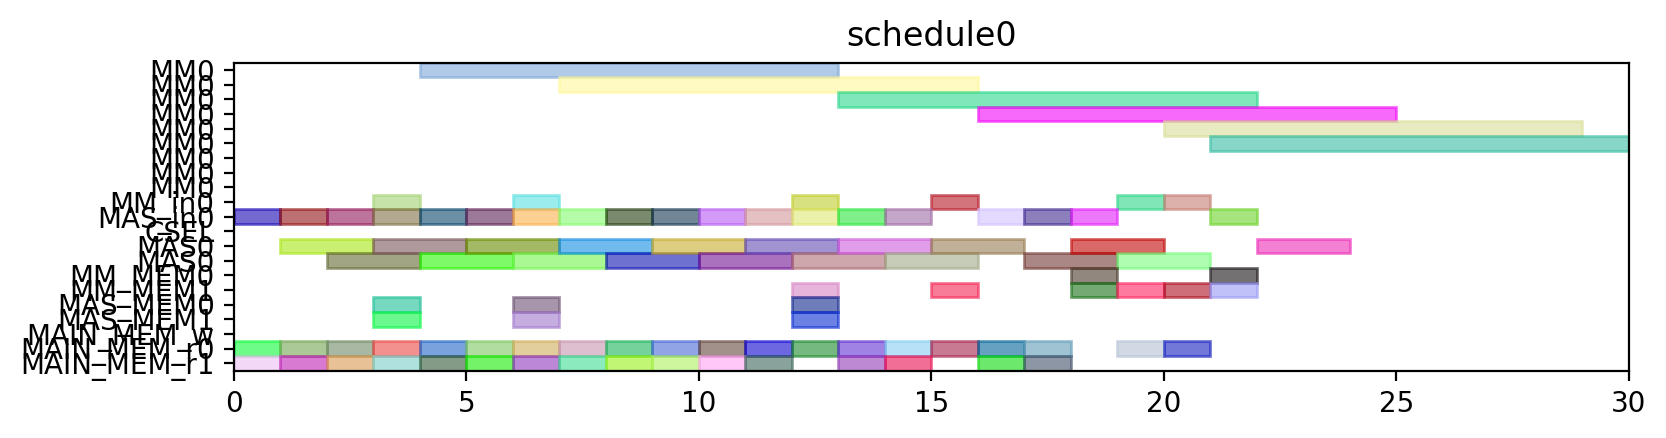

This figure's Python source:
from pyschedule import Scenario, solvers, plotters, alt


def solve():
	horizon = 120
	S = Scenario("schedule0", horizon=horizon)

	# resource
	MM = S.Resources('MM', num=1, size=9)
	MM_in = S.Resources('MM_in', num=1)
	MAS_in = S.Resources('MAS_in', num=1)
	CSEL = S.Resource('CSEL')
	MAS = S.Resources('MAS', num=1, size=2, periods=range(1, horizon))
	MM_MEM = S.Resources('MM_MEM', num=2)
	MAS_MEM = S.Resources('MAS_MEM', num=2)
	MAIN_MEM_w = S.Resource('MAIN_MEM_w', size=1)
	MAIN_MEM_r = S.Resources('MAIN_MEM_r', num=2)

	# result of previous scheduling

	# new tasks
	c_qinv_denom_inv0 = S.Task('c_qinv_denom_inv0', length=9, delay_cost=1)
	c_qinv_denom_inv0 += alt(MM)
	c_qinv_denom_inv0_in = S.Task('c_qinv_denom_inv0_in', length=1, delay_cost=1)
	c_qinv_denom_inv0_in += alt(MM_in)
	S += c_qinv_denom_inv0_in*MM_in[0]<=c_qinv_denom_inv0*MM[0]
	c_qinv_denom_inv0_mem0 = S.Task('c_qinv_denom_inv0_mem0', length=1, delay_cost=1)
	c_qinv_denom_inv0_mem0 += MAIN_MEM_r[0]
	S += c_qinv_denom_inv0_mem0 <= c_qinv_denom_inv0

	c_qinv_denom_inv0_mem1 = S.Task('c_qinv_denom_inv0_mem1', length=1, delay_cost=1)
	c_qinv_denom_inv0_mem1 += MAIN_MEM_r[1]
	S += c_qinv_denom_inv0_mem1 <= c_qinv_denom_inv0

	c_qinv_denom_inv1_ = S.Task('c_qinv_denom_inv1_', length=9, delay_cost=1)
	c_qinv_denom_inv1_ += alt(MM)
	c_qinv_denom_inv1__in = S.Task('c_qinv_denom_inv1__in', length=1, delay_cost=1)
	c_qinv_denom_inv1__in += alt(MM_in)
	S += c_qinv_denom_inv1__in*MM_in[0]<=c_qinv_denom_inv1_*MM[0]
	c_qinv_denom_inv1__mem0 = S.Task('c_qinv_denom_inv1__mem0', length=1, delay_cost=1)
	c_qinv_denom_inv1__mem0 += MAIN_MEM_r[0]
	S += c_qinv_denom_inv1__mem0 <= c_qinv_denom_inv1_

	c_qinv_denom_inv1__mem1 = S.Task('c_qinv_denom_inv1__mem1', length=1, delay_cost=1)
	c_qinv_denom_inv1__mem1 += MAIN_MEM_r[1]
	S += c_qinv_denom_inv1__mem1 <= c_qinv_denom_inv1_

	c_qinv0_t2 = S.Task('c_qinv0_t2', length=2, delay_cost=1)
	c_qinv0_t2 += alt(MAS)
	c_qinv0_t2_in = S.Task('c_qinv0_t2_in', length=1, delay_cost=1)
	c_qinv0_t2_in += alt(MAS_in)
	S += c_qinv0_t2_in*MAS_in[0]<=c_qinv0_t2*MAS[0]

	c_qinv0_t2_mem0 = S.Task('c_qinv0_t2_mem0', length=1, delay_cost=1)
	c_qinv0_t2_mem0 += MAIN_MEM_r[0]
	S += c_qinv0_t2_mem0 <= c_qinv0_t2

	c_qinv0_t2_mem1 = S.Task('c_qinv0_t2_mem1', length=1, delay_cost=1)
	c_qinv0_t2_mem1 += MAIN_MEM_r[1]
	S += c_qinv0_t2_mem1 <= c_qinv0_t2

	c_qinv1__t2 = S.Task('c_qinv1__t2', length=2, delay_cost=1)
	c_qinv1__t2 += alt(MAS)
	c_qinv1__t2_in = S.Task('c_qinv1__t2_in', length=1, delay_cost=1)
	c_qinv1__t2_in += alt(MAS_in)
	S += c_qinv1__t2_in*MAS_in[0]<=c_qinv1__t2*MAS[0]

	c_qinv1__t2_mem0 = S.Task('c_qinv1__t2_mem0', length=1, delay_cost=1)
	c_qinv1__t2_mem0 += MAIN_MEM_r[0]
	S += c_qinv1__t2_mem0 <= c_qinv1__t2

	c_qinv1__t2_mem1 = S.Task('c_qinv1__t2_mem1', length=1, delay_cost=1)
	c_qinv1__t2_mem1 += MAIN_MEM_r[1]
	S += c_qinv1__t2_mem1 <= c_qinv1__t2

	c0_t0_t2 = S.Task('c0_t0_t2', length=2, delay_cost=1)
	c0_t0_t2 += alt(MAS)
	c0_t0_t2_in = S.Task('c0_t0_t2_in', length=1, delay_cost=1)
	c0_t0_t2_in += alt(MAS_in)
	S += c0_t0_t2_in*MAS_in[0]<=c0_t0_t2*MAS[0]

	c0_t0_t2_mem0 = S.Task('c0_t0_t2_mem0', length=1, delay_cost=1)
	c0_t0_t2_mem0 += MAIN_MEM_r[0]
	S += c0_t0_t2_mem0 <= c0_t0_t2

	c0_t0_t2_mem1 = S.Task('c0_t0_t2_mem1', length=1, delay_cost=1)
	c0_t0_t2_mem1 += MAIN_MEM_r[1]
	S += c0_t0_t2_mem1 <= c0_t0_t2

	c0_t1_t2 = S.Task('c0_t1_t2', length=2, delay_cost=1)
	c0_t1_t2 += alt(MAS)
	c0_t1_t2_in = S.Task('c0_t1_t2_in', length=1, delay_cost=1)
	c0_t1_t2_in += alt(MAS_in)
	S += c0_t1_t2_in*MAS_in[0]<=c0_t1_t2*MAS[0]

	c0_t1_t2_mem0 = S.Task('c0_t1_t2_mem0', length=1, delay_cost=1)
	c0_t1_t2_mem0 += MAIN_MEM_r[0]
	S += c0_t1_t2_mem0 <= c0_t1_t2

	c0_t1_t2_mem1 = S.Task('c0_t1_t2_mem1', length=1, delay_cost=1)
	c0_t1_t2_mem1 += MAIN_MEM_r[1]
	S += c0_t1_t2_mem1 <= c0_t1_t2

	c0_t20 = S.Task('c0_t20', length=2, delay_cost=1)
	c0_t20 += alt(MAS)
	c0_t20_in = S.Task('c0_t20_in', length=1, delay_cost=1)
	c0_t20_in += alt(MAS_in)
	S += c0_t20_in*MAS_in[0]<=c0_t20*MAS[0]

	c0_t20_mem0 = S.Task('c0_t20_mem0', length=1, delay_cost=1)
	c0_t20_mem0 += MAIN_MEM_r[0]
	S += c0_t20_mem0 <= c0_t20

	c0_t20_mem1 = S.Task('c0_t20_mem1', length=1, delay_cost=1)
	c0_t20_mem1 += MAIN_MEM_r[1]
	S += c0_t20_mem1 <= c0_t20

	c0_t21 = S.Task('c0_t21', length=2, delay_cost=1)
	c0_t21 += alt(MAS)
	c0_t21_in = S.Task('c0_t21_in', length=1, delay_cost=1)
	c0_t21_in += alt(MAS_in)
	S += c0_t21_in*MAS_in[0]<=c0_t21*MAS[0]

	c0_t21_mem0 = S.Task('c0_t21_mem0', length=1, delay_cost=1)
	c0_t21_mem0 += MAIN_MEM_r[0]
	S += c0_t21_mem0 <= c0_t21

	c0_t21_mem1 = S.Task('c0_t21_mem1', length=1, delay_cost=1)
	c0_t21_mem1 += MAIN_MEM_r[1]
	S += c0_t21_mem1 <= c0_t21

	c1_t0_t2 = S.Task('c1_t0_t2', length=2, delay_cost=1)
	c1_t0_t2 += alt(MAS)
	c1_t0_t2_in = S.Task('c1_t0_t2_in', length=1, delay_cost=1)
	c1_t0_t2_in += alt(MAS_in)
	S += c1_t0_t2_in*MAS_in[0]<=c1_t0_t2*MAS[0]

	c1_t0_t2_mem0 = S.Task('c1_t0_t2_mem0', length=1, delay_cost=1)
	c1_t0_t2_mem0 += MAIN_MEM_r[0]
	S += c1_t0_t2_mem0 <= c1_t0_t2

	c1_t0_t2_mem1 = S.Task('c1_t0_t2_mem1', length=1, delay_cost=1)
	c1_t0_t2_mem1 += MAIN_MEM_r[1]
	S += c1_t0_t2_mem1 <= c1_t0_t2

	c1_t1_t2 = S.Task('c1_t1_t2', length=2, delay_cost=1)
	c1_t1_t2 += alt(MAS)
	c1_t1_t2_in = S.Task('c1_t1_t2_in', length=1, delay_cost=1)
	c1_t1_t2_in += alt(MAS_in)
	S += c1_t1_t2_in*MAS_in[0]<=c1_t1_t2*MAS[0]

	c1_t1_t2_mem0 = S.Task('c1_t1_t2_mem0', length=1, delay_cost=1)
	c1_t1_t2_mem0 += MAIN_MEM_r[0]
	S += c1_t1_t2_mem0 <= c1_t1_t2

	c1_t1_t2_mem1 = S.Task('c1_t1_t2_mem1', length=1, delay_cost=1)
	c1_t1_t2_mem1 += MAIN_MEM_r[1]
	S += c1_t1_t2_mem1 <= c1_t1_t2

	c1_t20 = S.Task('c1_t20', length=2, delay_cost=1)
	c1_t20 += alt(MAS)
	c1_t20_in = S.Task('c1_t20_in', length=1, delay_cost=1)
	c1_t20_in += alt(MAS_in)
	S += c1_t20_in*MAS_in[0]<=c1_t20*MAS[0]

	c1_t20_mem0 = S.Task('c1_t20_mem0', length=1, delay_cost=1)
	c1_t20_mem0 += MAIN_MEM_r[0]
	S += c1_t20_mem0 <= c1_t20

	c1_t20_mem1 = S.Task('c1_t20_mem1', length=1, delay_cost=1)
	c1_t20_mem1 += MAIN_MEM_r[1]
	S += c1_t20_mem1 <= c1_t20

	c1_t21 = S.Task('c1_t21', length=2, delay_cost=1)
	c1_t21 += alt(MAS)
	c1_t21_in = S.Task('c1_t21_in', length=1, delay_cost=1)
	c1_t21_in += alt(MAS_in)
	S += c1_t21_in*MAS_in[0]<=c1_t21*MAS[0]

	c1_t21_mem0 = S.Task('c1_t21_mem0', length=1, delay_cost=1)
	c1_t21_mem0 += MAIN_MEM_r[0]
	S += c1_t21_mem0 <= c1_t21

	c1_t21_mem1 = S.Task('c1_t21_mem1', length=1, delay_cost=1)
	c1_t21_mem1 += MAIN_MEM_r[1]
	S += c1_t21_mem1 <= c1_t21

	c2_t0_t2 = S.Task('c2_t0_t2', length=2, delay_cost=1)
	c2_t0_t2 += alt(MAS)
	c2_t0_t2_in = S.Task('c2_t0_t2_in', length=1, delay_cost=1)
	c2_t0_t2_in += alt(MAS_in)
	S += c2_t0_t2_in*MAS_in[0]<=c2_t0_t2*MAS[0]

	c2_t0_t2_mem0 = S.Task('c2_t0_t2_mem0', length=1, delay_cost=1)
	c2_t0_t2_mem0 += MAIN_MEM_r[0]
	S += c2_t0_t2_mem0 <= c2_t0_t2

	c2_t0_t2_mem1 = S.Task('c2_t0_t2_mem1', length=1, delay_cost=1)
	c2_t0_t2_mem1 += MAIN_MEM_r[1]
	S += c2_t0_t2_mem1 <= c2_t0_t2

	c2_t1_t2 = S.Task('c2_t1_t2', length=2, delay_cost=1)
	c2_t1_t2 += alt(MAS)
	c2_t1_t2_in = S.Task('c2_t1_t2_in', length=1, delay_cost=1)
	c2_t1_t2_in += alt(MAS_in)
	S += c2_t1_t2_in*MAS_in[0]<=c2_t1_t2*MAS[0]

	c2_t1_t2_mem0 = S.Task('c2_t1_t2_mem0', length=1, delay_cost=1)
	c2_t1_t2_mem0 += MAIN_MEM_r[0]
	S += c2_t1_t2_mem0 <= c2_t1_t2

	c2_t1_t2_mem1 = S.Task('c2_t1_t2_mem1', length=1, delay_cost=1)
	c2_t1_t2_mem1 += MAIN_MEM_r[1]
	S += c2_t1_t2_mem1 <= c2_t1_t2

	c2_t20 = S.Task('c2_t20', length=2, delay_cost=1)
	c2_t20 += alt(MAS)
	c2_t20_in = S.Task('c2_t20_in', length=1, delay_cost=1)
	c2_t20_in += alt(MAS_in)
	S += c2_t20_in*MAS_in[0]<=c2_t20*MAS[0]

	c2_t20_mem0 = S.Task('c2_t20_mem0', length=1, delay_cost=1)
	c2_t20_mem0 += MAIN_MEM_r[0]
	S += c2_t20_mem0 <= c2_t20

	c2_t20_mem1 = S.Task('c2_t20_mem1', length=1, delay_cost=1)
	c2_t20_mem1 += MAIN_MEM_r[1]
	S += c2_t20_mem1 <= c2_t20

	c2_t21 = S.Task('c2_t21', length=2, delay_cost=1)
	c2_t21 += alt(MAS)
	c2_t21_in = S.Task('c2_t21_in', length=1, delay_cost=1)
	c2_t21_in += alt(MAS_in)
	S += c2_t21_in*MAS_in[0]<=c2_t21*MAS[0]

	c2_t21_mem0 = S.Task('c2_t21_mem0', length=1, delay_cost=1)
	c2_t21_mem0 += MAIN_MEM_r[0]
	S += c2_t21_mem0 <= c2_t21

	c2_t21_mem1 = S.Task('c2_t21_mem1', length=1, delay_cost=1)
	c2_t21_mem1 += MAIN_MEM_r[1]
	S += c2_t21_mem1 <= c2_t21

	c_qinv0_t0 = S.Task('c_qinv0_t0', length=9, delay_cost=1)
	c_qinv0_t0 += alt(MM)
	c_qinv0_t0_in = S.Task('c_qinv0_t0_in', length=1, delay_cost=1)
	c_qinv0_t0_in += alt(MM_in)
	S += c_qinv0_t0_in*MM_in[0]<=c_qinv0_t0*MM[0]
	c_qinv0_t0_mem0 = S.Task('c_qinv0_t0_mem0', length=1, delay_cost=1)
	c_qinv0_t0_mem0 += MAIN_MEM_r[0]
	S += c_qinv0_t0_mem0 <= c_qinv0_t0

	c_qinv0_t0_mem1 = S.Task('c_qinv0_t0_mem1', length=1, delay_cost=1)
	c_qinv0_t0_mem1 += alt(MM_MEM)
	S += (c_qinv_denom_inv0*MM[0])-1 < c_qinv0_t0_mem1*MM_MEM[1]
	S += c_qinv0_t0_mem1 <= c_qinv0_t0

	c_qinv0_t1 = S.Task('c_qinv0_t1', length=9, delay_cost=1)
	c_qinv0_t1 += alt(MM)
	c_qinv0_t1_in = S.Task('c_qinv0_t1_in', length=1, delay_cost=1)
	c_qinv0_t1_in += alt(MM_in)
	S += c_qinv0_t1_in*MM_in[0]<=c_qinv0_t1*MM[0]
	c_qinv0_t1_mem0 = S.Task('c_qinv0_t1_mem0', length=1, delay_cost=1)
	c_qinv0_t1_mem0 += MAIN_MEM_r[0]
	S += c_qinv0_t1_mem0 <= c_qinv0_t1

	c_qinv0_t1_mem1 = S.Task('c_qinv0_t1_mem1', length=1, delay_cost=1)
	c_qinv0_t1_mem1 += alt(MM_MEM)
	S += (c_qinv_denom_inv1_*MM[0])-1 < c_qinv0_t1_mem1*MM_MEM[1]
	S += c_qinv0_t1_mem1 <= c_qinv0_t1

	c_qinv0_t3 = S.Task('c_qinv0_t3', length=2, delay_cost=1)
	c_qinv0_t3 += alt(MAS)
	c_qinv0_t3_in = S.Task('c_qinv0_t3_in', length=1, delay_cost=1)
	c_qinv0_t3_in += alt(MAS_in)
	S += c_qinv0_t3_in*MAS_in[0]<=c_qinv0_t3*MAS[0]

	c_qinv0_t3_mem0 = S.Task('c_qinv0_t3_mem0', length=1, delay_cost=1)
	c_qinv0_t3_mem0 += alt(MM_MEM)
	S += (c_qinv_denom_inv0*MM[0])-1 < c_qinv0_t3_mem0*MM_MEM[0]
	S += c_qinv0_t3_mem0 <= c_qinv0_t3

	c_qinv0_t3_mem1 = S.Task('c_qinv0_t3_mem1', length=1, delay_cost=1)
	c_qinv0_t3_mem1 += alt(MM_MEM)
	S += (c_qinv_denom_inv1_*MM[0])-1 < c_qinv0_t3_mem1*MM_MEM[1]
	S += c_qinv0_t3_mem1 <= c_qinv0_t3

	c_qinv1__t0 = S.Task('c_qinv1__t0', length=9, delay_cost=1)
	c_qinv1__t0 += alt(MM)
	c_qinv1__t0_in = S.Task('c_qinv1__t0_in', length=1, delay_cost=1)
	c_qinv1__t0_in += alt(MM_in)
	S += c_qinv1__t0_in*MM_in[0]<=c_qinv1__t0*MM[0]
	c_qinv1__t0_mem0 = S.Task('c_qinv1__t0_mem0', length=1, delay_cost=1)
	c_qinv1__t0_mem0 += MAIN_MEM_r[0]
	S += c_qinv1__t0_mem0 <= c_qinv1__t0

	c_qinv1__t0_mem1 = S.Task('c_qinv1__t0_mem1', length=1, delay_cost=1)
	c_qinv1__t0_mem1 += alt(MM_MEM)
	S += (c_qinv_denom_inv0*MM[0])-1 < c_qinv1__t0_mem1*MM_MEM[1]
	S += c_qinv1__t0_mem1 <= c_qinv1__t0

	c_qinv1__t1 = S.Task('c_qinv1__t1', length=9, delay_cost=1)
	c_qinv1__t1 += alt(MM)
	c_qinv1__t1_in = S.Task('c_qinv1__t1_in', length=1, delay_cost=1)
	c_qinv1__t1_in += alt(MM_in)
	S += c_qinv1__t1_in*MM_in[0]<=c_qinv1__t1*MM[0]
	c_qinv1__t1_mem0 = S.Task('c_qinv1__t1_mem0', length=1, delay_cost=1)
	c_qinv1__t1_mem0 += MAIN_MEM_r[0]
	S += c_qinv1__t1_mem0 <= c_qinv1__t1

	c_qinv1__t1_mem1 = S.Task('c_qinv1__t1_mem1', length=1, delay_cost=1)
	c_qinv1__t1_mem1 += alt(MM_MEM)
	S += (c_qinv_denom_inv1_*MM[0])-1 < c_qinv1__t1_mem1*MM_MEM[1]
	S += c_qinv1__t1_mem1 <= c_qinv1__t1

	c_qinv1__t3 = S.Task('c_qinv1__t3', length=2, delay_cost=1)
	c_qinv1__t3 += alt(MAS)
	c_qinv1__t3_in = S.Task('c_qinv1__t3_in', length=1, delay_cost=1)
	c_qinv1__t3_in += alt(MAS_in)
	S += c_qinv1__t3_in*MAS_in[0]<=c_qinv1__t3*MAS[0]

	c_qinv1__t3_mem0 = S.Task('c_qinv1__t3_mem0', length=1, delay_cost=1)
	c_qinv1__t3_mem0 += alt(MM_MEM)
	S += (c_qinv_denom_inv0*MM[0])-1 < c_qinv1__t3_mem0*MM_MEM[0]
	S += c_qinv1__t3_mem0 <= c_qinv1__t3

	c_qinv1__t3_mem1 = S.Task('c_qinv1__t3_mem1', length=1, delay_cost=1)
	c_qinv1__t3_mem1 += alt(MM_MEM)
	S += (c_qinv_denom_inv1_*MM[0])-1 < c_qinv1__t3_mem1*MM_MEM[1]
	S += c_qinv1__t3_mem1 <= c_qinv1__t3

	c0_t4_t2 = S.Task('c0_t4_t2', length=2, delay_cost=1)
	c0_t4_t2 += alt(MAS)
	c0_t4_t2_in = S.Task('c0_t4_t2_in', length=1, delay_cost=1)
	c0_t4_t2_in += alt(MAS_in)
	S += c0_t4_t2_in*MAS_in[0]<=c0_t4_t2*MAS[0]

	c0_t4_t2_mem0 = S.Task('c0_t4_t2_mem0', length=1, delay_cost=1)
	c0_t4_t2_mem0 += alt(MAS_MEM)
	S += (c0_t20*MAS[0])-1 < c0_t4_t2_mem0*MAS_MEM[0]
	S += c0_t4_t2_mem0 <= c0_t4_t2

	c0_t4_t2_mem1 = S.Task('c0_t4_t2_mem1', length=1, delay_cost=1)
	c0_t4_t2_mem1 += alt(MAS_MEM)
	S += (c0_t21*MAS[0])-1 < c0_t4_t2_mem1*MAS_MEM[1]
	S += c0_t4_t2_mem1 <= c0_t4_t2

	c1_t4_t2 = S.Task('c1_t4_t2', length=2, delay_cost=1)
	c1_t4_t2 += alt(MAS)
	c1_t4_t2_in = S.Task('c1_t4_t2_in', length=1, delay_cost=1)
	c1_t4_t2_in += alt(MAS_in)
	S += c1_t4_t2_in*MAS_in[0]<=c1_t4_t2*MAS[0]

	c1_t4_t2_mem0 = S.Task('c1_t4_t2_mem0', length=1, delay_cost=1)
	c1_t4_t2_mem0 += alt(MAS_MEM)
	S += (c1_t20*MAS[0])-1 < c1_t4_t2_mem0*MAS_MEM[0]
	S += c1_t4_t2_mem0 <= c1_t4_t2

	c1_t4_t2_mem1 = S.Task('c1_t4_t2_mem1', length=1, delay_cost=1)
	c1_t4_t2_mem1 += alt(MAS_MEM)
	S += (c1_t21*MAS[0])-1 < c1_t4_t2_mem1*MAS_MEM[1]
	S += c1_t4_t2_mem1 <= c1_t4_t2

	c2_t4_t2 = S.Task('c2_t4_t2', length=2, delay_cost=1)
	c2_t4_t2 += alt(MAS)
	c2_t4_t2_in = S.Task('c2_t4_t2_in', length=1, delay_cost=1)
	c2_t4_t2_in += alt(MAS_in)
	S += c2_t4_t2_in*MAS_in[0]<=c2_t4_t2*MAS[0]

	c2_t4_t2_mem0 = S.Task('c2_t4_t2_mem0', length=1, delay_cost=1)
	c2_t4_t2_mem0 += alt(MAS_MEM)
	S += (c2_t20*MAS[0])-1 < c2_t4_t2_mem0*MAS_MEM[0]
	S += c2_t4_t2_mem0 <= c2_t4_t2

	c2_t4_t2_mem1 = S.Task('c2_t4_t2_mem1', length=1, delay_cost=1)
	c2_t4_t2_mem1 += alt(MAS_MEM)
	S += (c2_t21*MAS[0])-1 < c2_t4_t2_mem1*MAS_MEM[1]
	S += c2_t4_t2_mem1 <= c2_t4_t2

	solvers.mip.solve(S,msg=1,kind='CPLEX',ratio_gap=1.01)

	solution = [['hoge']*len(S.solution()[1]) for i in range(len(S.solution()))]
	for i in range(len(S.solution())):
		for j in range(len(S.solution()[i])):
			solution[i][j]=str(S.solution()[i][j])
	print(solution)

	cycles = int(solution[-1][3])

	pic_file_name = "/mnt/rose/usr1/fukuda/ABE/multiRAM_multiMAS_16mux/scheduling_result/stage9MM1_stage2MAS1/FP12_INV_AFTER_FPINV/schedule0.png"
	if(S.solution() != []):
		plotters.matplotlib.plot(S,img_filename=pic_file_name, show_task_labels=False, fig_size=(cycles*0.25+3, 2))

	return solution
